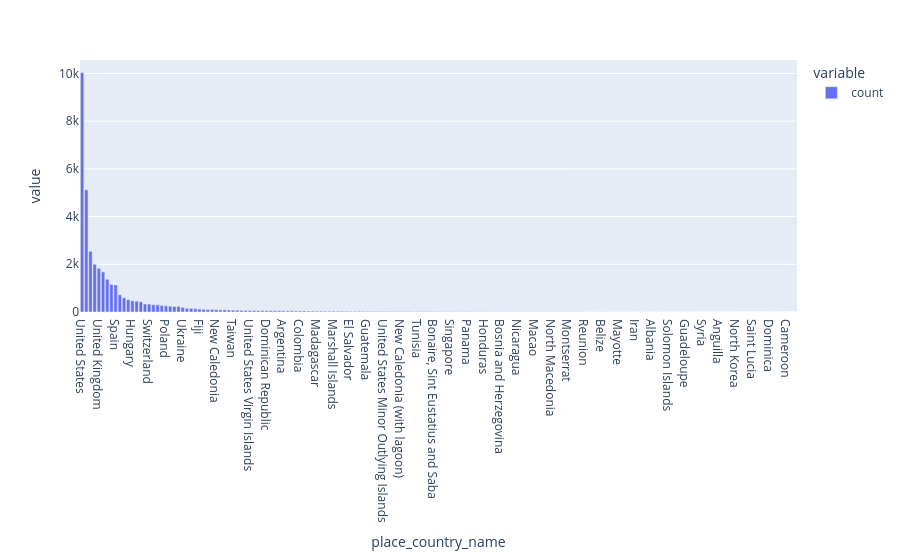

Notebook cell for this chart:
### Code cell
fig = px.bar(
    df["place_country_name"].value_counts()
)

fig.show()

### Figure 1 — Plotly figure (JSON) as saved in the notebook; plotly's stock layout.template omitted (floating-point values rounded to 4 significant figures; data arrays with more than 128 entries replaced by an {"elided": "..."} marker saying what was removed)
{"data": [{"alignmentgroup": "True", "hovertemplate": "variable=count<br>place_country_name=%{x}<br>value=%{y}<extra></extra>", "legendgroup": "count", "marker": {"color": "#636efa", "pattern": {"shape": ""}}, "name": "count", "offsetgroup": "count", "orientation": "v", "showlegend": true, "textposition": "auto", "type": "bar", "x": {"elided": "171 str values"}, "xaxis": "x", "y": {"elided": "171 int values"}, "yaxis": "y"}], "layout": {"barmode": "relative", "legend": {"title": {"text": "variable"}, "tracegroupgap": 0}, "margin": {"t": 60}, "xaxis": {"anchor": "y", "domain": [0, 1], "title": {"text": "place_country_name"}}, "yaxis": {"anchor": "x", "domain": [0, 1], "title": {"text": "value"}}}}
